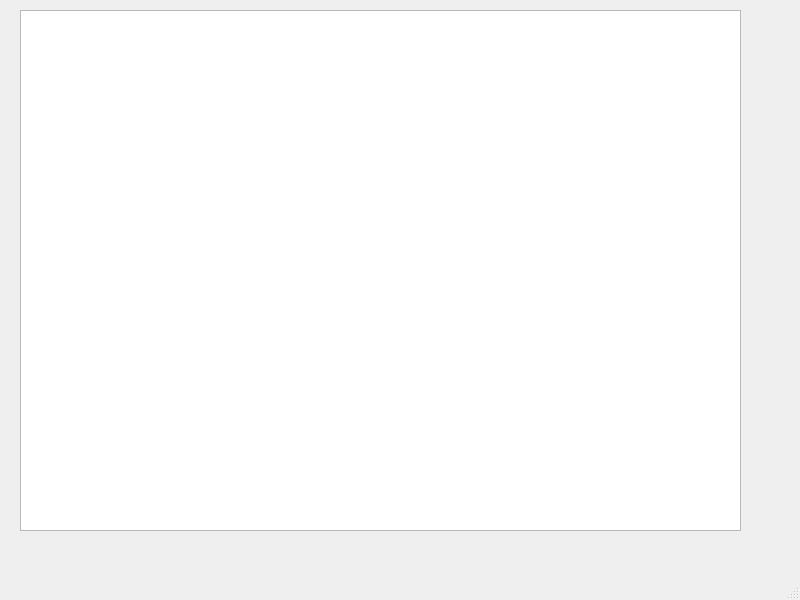
<?xml version="1.0" encoding="UTF-8"?>
<ui version="4.0">
 <class>MainWindow</class>
 <widget class="QMainWindow" name="MainWindow">
  <property name="geometry">
   <rect>
    <x>0</x>
    <y>0</y>
    <width>800</width>
    <height>600</height>
   </rect>
  </property>
  <property name="windowTitle">
   <string>MainWindow</string>
  </property>
  <widget class="QWidget" name="centralwidget">
   <widget class="QTreeView" name="treeView">
    <property name="geometry">
     <rect>
      <x>20</x>
      <y>10</y>
      <width>721</width>
      <height>521</height>
     </rect>
    </property>
   </widget>
  </widget>
  <widget class="QMenuBar" name="menubar">
   <property name="geometry">
    <rect>
     <x>0</x>
     <y>0</y>
     <width>800</width>
     <height>21</height>
    </rect>
   </property>
  </widget>
  <widget class="QStatusBar" name="statusbar"/>
 </widget>
 <resources/>
 <connections/>
</ui>
